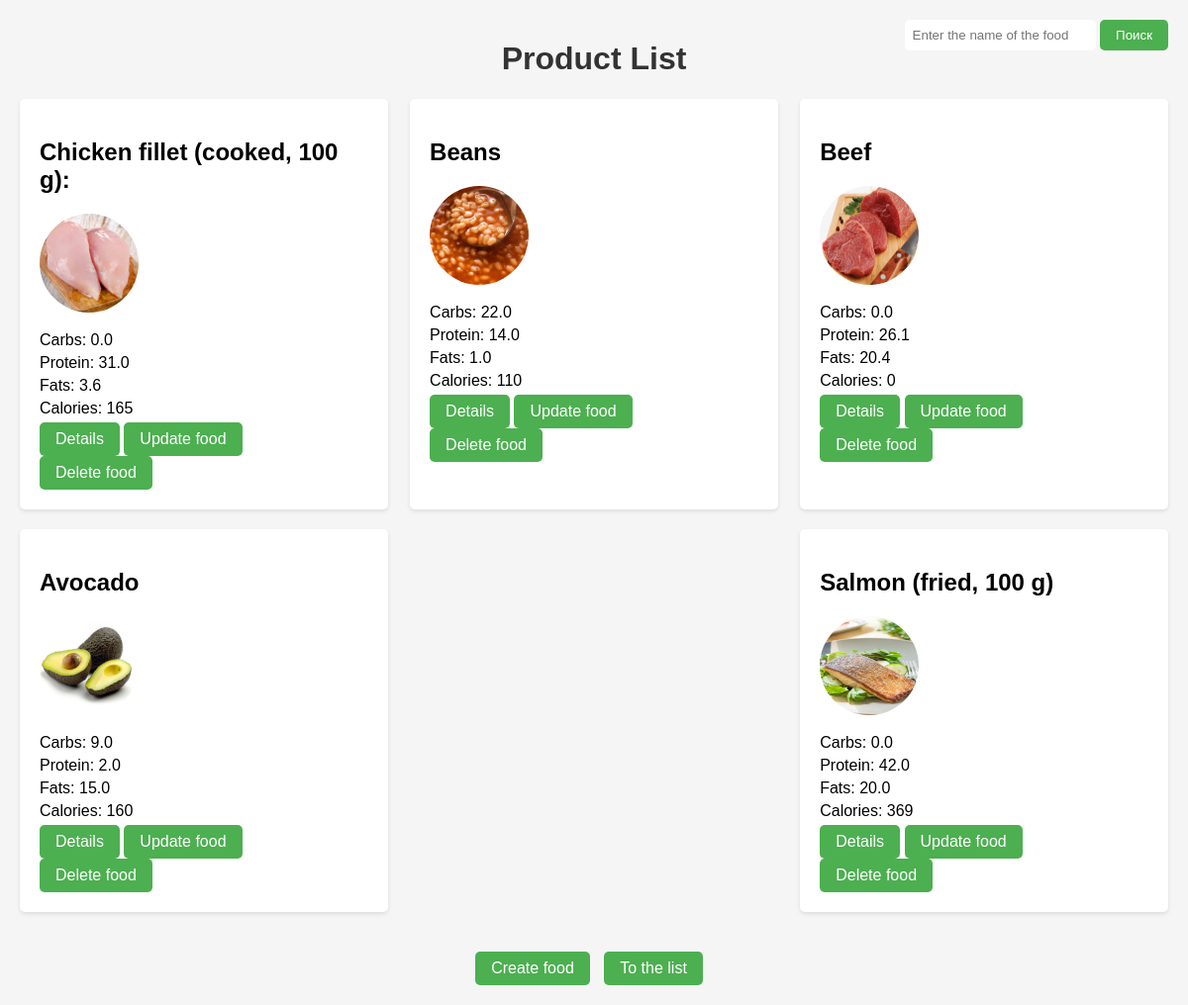
The app's page /foods/, older data.
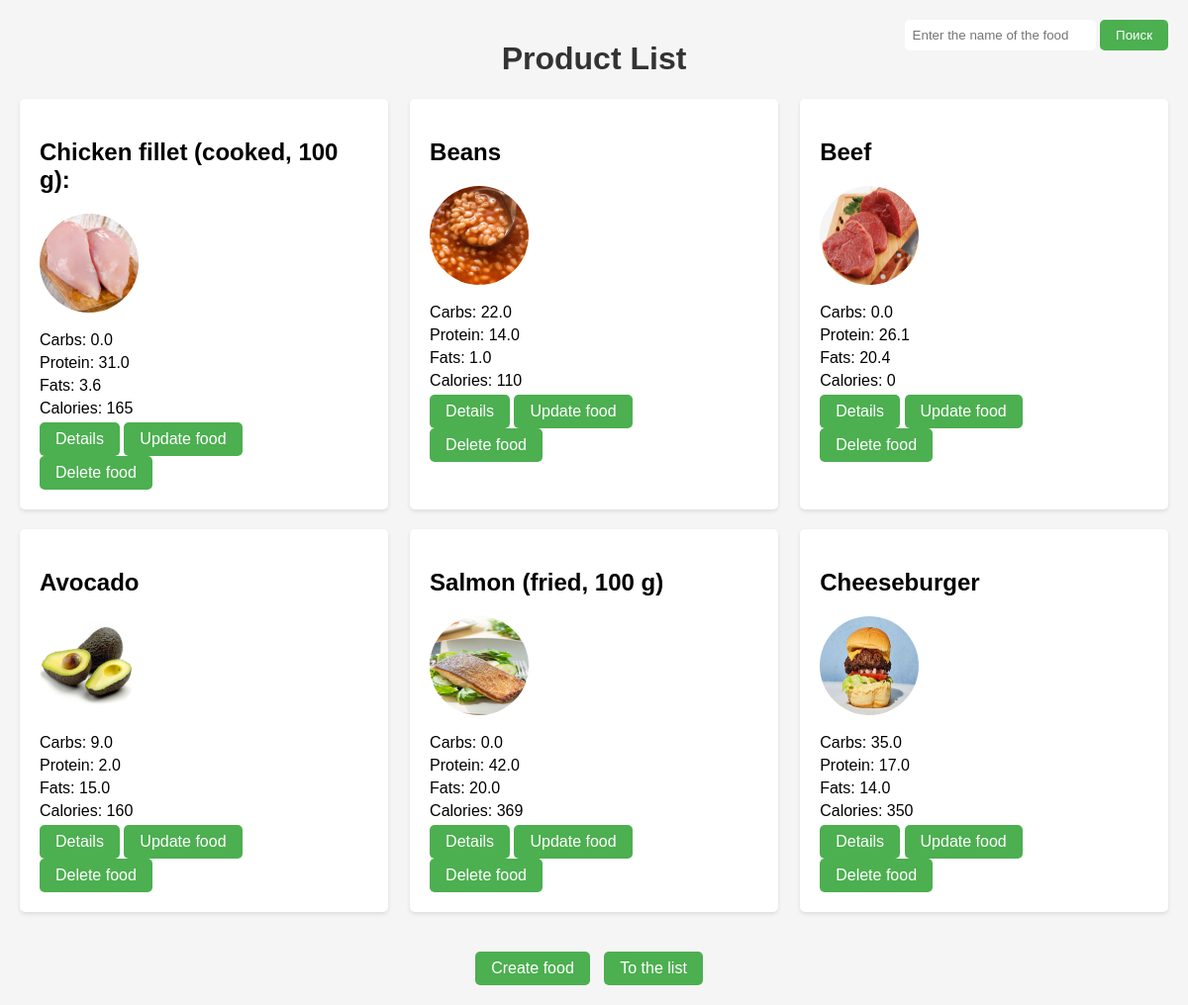
The same page, newer data.
### blog/models.py (models this page shows, shortened)
class Food(models.Model):
    name = models.CharField(max_length=100)
    image = models.ImageField(upload_to='blog/', blank=True)
    description = models.TextField(blank=True)
    carbs = models.FloatField()
    protein = models.FloatField()
    fats = models.FloatField()
    calories = models.IntegerField()

### blog/views.py (the view)
# urls.py: path('foods/', views.food_list, name='products_list'),
def food_list(request):
    foods = Food.objects.all()
    return render(request, 'products_list.html', {'foods': foods})

### templates/products_list.html (shortened to what this page needs)
<!DOCTYPE html>
<html>
<head>
</head>
<body>
    <form action="{% url 'food_search' %}" method="GET" class="search-form" role="search">
        <input name="q" type="search" placeholder="Enter the name of the food" aria-label="Search">
        <button type="submit">Поиск</button>
    </form>
    <h1>Product List</h1>
    {% if foods %}
        <ul>
            {% for food in foods %}
                <li>
                    <h2>{{ food.name }}</h2>
                    {% if food.image %}
                        <img src="{{ food.image.url }}" alt="{{ food.name }} image" width="100" height="100">
                    {% endif %}
                    <p>Carbs: {{ food.carbs }}</p>
                    <p>Protein: {{ food.protein }}</p>
                    <p>Fats: {{ food.fats }}</p>
                    <p>Calories: {{ food.calories }}</p>
                    <a href="/food/{{food.id}}/" class="a1">Details</a>
                    <a href="/food/{{food.id}}/update/" class="a1" style="margin-right: 10px;">Update food</a>
                    <a href="/food/{{food.id}}/delete/" class="a1">Delete food</a>
                </li>
            {% endfor %}
        </ul>
    {% else %}
        <p>No available products.</p>
    {% endif %}
    <div style="text-align: center; margin-top: 20px;">
        <a href="/food_create/" class="a1" style="margin-right: 10px;">Create food</a>
        <a href="/food/" class="a1" style="margin-right: 10px;">To the list</a>
    </div>
</body>
</html>

### templates/products_list.html (style rules this page uses)
body { font-family: Arial, sans-serif; background-color: #f5f5f5; margin: 0; padding: 20px; }
h1 { text-align: center; color: #333; }
ul { list-style: none; padding: 0; display: flex; flex-wrap: wrap; justify-content: space-between; }
li { background-color: #fff; border-radius: 5px; box-shadow: 0 2px 4px rgba(0, 0, 0, 0.1); margin-bottom: 20px; padding: 20px; flex-basis: calc(30.33% - 20px); }
img { border-radius: 50%; margin-bottom: 10px; }
p { margin: 5px 0; }
.a1 { display: inline-block; padding: 8px 16px; text-decoration: none; background-color: #4CAF50; color: white; border-radius: 5px; transition: background-color 0.3s; }
.search-form { position: fixed; top: 20px; right: 20px; z-index: 999; }
.search-form input[type="search"] { padding: 8px; border-radius: 5px; border: none; outline: none; transition: all 0.3s ease-in-out; }
.search-form button { padding: 8px 16px; border: none; border-radius: 5px; background-color: #4CAF50; color: white; transition: all 0.3s ease-in-out; cursor: pointer; }

Row changes from the older to the newer data that the page shows:
added Food: name "Cheeseburger", image (picture), carbs "35.0", protein "17.0", fats "14.0", calories "350"
